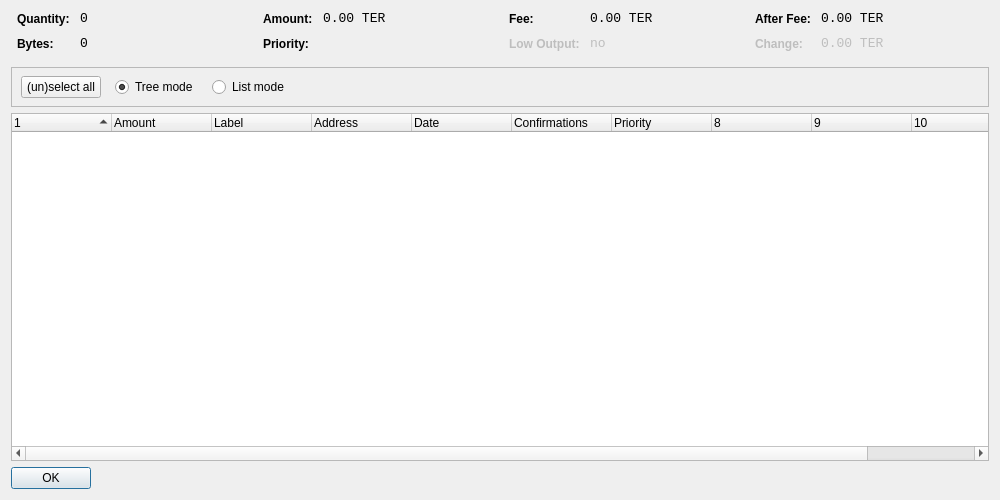
<?xml version="1.0" encoding="UTF-8"?>
<ui version="4.0">
 <class>CoinControlDialog</class>
 <widget class="QDialog" name="CoinControlDialog">
  <property name="geometry">
   <rect>
    <x>0</x>
    <y>0</y>
    <width>1000</width>
    <height>500</height>
   </rect>
  </property>
  <property name="windowTitle">
   <string>Coin Control</string>
  </property>
  <property name="styleSheet">
   <string notr="true">background-image: url(:/images/gr);</string>
  </property>
  <layout class="QVBoxLayout" name="verticalLayout">
   <item>
    <layout class="QHBoxLayout" name="horizontalLayoutTop" stretch="0,0,0,0">
     <property name="topMargin">
      <number>0</number>
     </property>
     <property name="bottomMargin">
      <number>10</number>
     </property>
     <item>
      <layout class="QFormLayout" name="formLayoutCoinControl1">
       <property name="horizontalSpacing">
        <number>10</number>
       </property>
       <property name="verticalSpacing">
        <number>10</number>
       </property>
       <property name="leftMargin">
        <number>6</number>
       </property>
       <property name="rightMargin">
        <number>6</number>
       </property>
       <item row="0" column="0">
        <widget class="QLabel" name="labelCoinControlQuantityText">
         <property name="styleSheet">
          <string notr="true">font-weight:bold;</string>
         </property>
         <property name="text">
          <string>Quantity:</string>
         </property>
        </widget>
       </item>
       <item row="0" column="1">
        <widget class="QLabel" name="labelCoinControlQuantity">
         <property name="font">
          <font>
           <family>Monospace</family>
           <pointsize>10</pointsize>
          </font>
         </property>
         <property name="cursor">
          <cursorShape>IBeamCursor</cursorShape>
         </property>
         <property name="contextMenuPolicy">
          <enum>Qt::ActionsContextMenu</enum>
         </property>
         <property name="text">
          <string notr="true">0</string>
         </property>
         <property name="textInteractionFlags">
          <set>Qt::LinksAccessibleByMouse|Qt::TextSelectableByKeyboard|Qt::TextSelectableByMouse</set>
         </property>
        </widget>
       </item>
       <item row="1" column="0">
        <widget class="QLabel" name="labelCoinControlBytesText">
         <property name="styleSheet">
          <string notr="true">font-weight:bold;</string>
         </property>
         <property name="text">
          <string>Bytes:</string>
         </property>
        </widget>
       </item>
       <item row="1" column="1">
        <widget class="QLabel" name="labelCoinControlBytes">
         <property name="font">
          <font>
           <family>Monospace</family>
           <pointsize>10</pointsize>
          </font>
         </property>
         <property name="cursor">
          <cursorShape>IBeamCursor</cursorShape>
         </property>
         <property name="contextMenuPolicy">
          <enum>Qt::ActionsContextMenu</enum>
         </property>
         <property name="text">
          <string notr="true">0</string>
         </property>
         <property name="textInteractionFlags">
          <set>Qt::LinksAccessibleByMouse|Qt::TextSelectableByKeyboard|Qt::TextSelectableByMouse</set>
         </property>
        </widget>
       </item>
      </layout>
     </item>
     <item>
      <layout class="QFormLayout" name="formLayoutCoinControl2">
       <property name="horizontalSpacing">
        <number>10</number>
       </property>
       <property name="verticalSpacing">
        <number>10</number>
       </property>
       <property name="leftMargin">
        <number>6</number>
       </property>
       <property name="rightMargin">
        <number>6</number>
       </property>
       <item row="0" column="0">
        <widget class="QLabel" name="labelCoinControlAmountText">
         <property name="styleSheet">
          <string notr="true">font-weight:bold;</string>
         </property>
         <property name="text">
          <string>Amount:</string>
         </property>
        </widget>
       </item>
       <item row="0" column="1">
        <widget class="QLabel" name="labelCoinControlAmount">
         <property name="font">
          <font>
           <family>Monospace</family>
           <pointsize>10</pointsize>
          </font>
         </property>
         <property name="cursor">
          <cursorShape>IBeamCursor</cursorShape>
         </property>
         <property name="contextMenuPolicy">
          <enum>Qt::ActionsContextMenu</enum>
         </property>
         <property name="text">
          <string notr="true">0.00 TER</string>
         </property>
         <property name="textInteractionFlags">
          <set>Qt::LinksAccessibleByMouse|Qt::TextSelectableByKeyboard|Qt::TextSelectableByMouse</set>
         </property>
        </widget>
       </item>
       <item row="1" column="0">
        <widget class="QLabel" name="labelCoinControlPriorityText">
         <property name="styleSheet">
          <string notr="true">font-weight:bold;</string>
         </property>
         <property name="text">
          <string>Priority:</string>
         </property>
        </widget>
       </item>
       <item row="1" column="1">
        <widget class="QLabel" name="labelCoinControlPriority">
         <property name="font">
          <font>
           <family>Monospace</family>
           <pointsize>10</pointsize>
          </font>
         </property>
         <property name="cursor">
          <cursorShape>IBeamCursor</cursorShape>
         </property>
         <property name="contextMenuPolicy">
          <enum>Qt::ActionsContextMenu</enum>
         </property>
         <property name="text">
          <string/>
         </property>
         <property name="textInteractionFlags">
          <set>Qt::LinksAccessibleByMouse|Qt::TextSelectableByKeyboard|Qt::TextSelectableByMouse</set>
         </property>
        </widget>
       </item>
      </layout>
     </item>
     <item>
      <layout class="QFormLayout" name="formLayoutCoinControl3">
       <property name="horizontalSpacing">
        <number>10</number>
       </property>
       <property name="verticalSpacing">
        <number>10</number>
       </property>
       <property name="leftMargin">
        <number>6</number>
       </property>
       <property name="rightMargin">
        <number>6</number>
       </property>
       <item row="0" column="0">
        <widget class="QLabel" name="labelCoinControlFeeText">
         <property name="styleSheet">
          <string notr="true">font-weight:bold;</string>
         </property>
         <property name="text">
          <string>Fee:</string>
         </property>
        </widget>
       </item>
       <item row="0" column="1">
        <widget class="QLabel" name="labelCoinControlFee">
         <property name="font">
          <font>
           <family>Monospace</family>
           <pointsize>10</pointsize>
          </font>
         </property>
         <property name="cursor">
          <cursorShape>IBeamCursor</cursorShape>
         </property>
         <property name="contextMenuPolicy">
          <enum>Qt::ActionsContextMenu</enum>
         </property>
         <property name="text">
          <string notr="true">0.00 TER</string>
         </property>
         <property name="textInteractionFlags">
          <set>Qt::LinksAccessibleByMouse|Qt::TextSelectableByKeyboard|Qt::TextSelectableByMouse</set>
         </property>
        </widget>
       </item>
       <item row="1" column="0">
        <widget class="QLabel" name="labelCoinControlLowOutputText">
         <property name="enabled">
          <bool>false</bool>
         </property>
         <property name="styleSheet">
          <string notr="true">font-weight:bold;</string>
         </property>
         <property name="text">
          <string>Low Output:</string>
         </property>
        </widget>
       </item>
       <item row="1" column="1">
        <widget class="QLabel" name="labelCoinControlLowOutput">
         <property name="enabled">
          <bool>false</bool>
         </property>
         <property name="font">
          <font>
           <family>Monospace</family>
           <pointsize>10</pointsize>
          </font>
         </property>
         <property name="cursor">
          <cursorShape>IBeamCursor</cursorShape>
         </property>
         <property name="contextMenuPolicy">
          <enum>Qt::ActionsContextMenu</enum>
         </property>
         <property name="text">
          <string notr="true">no</string>
         </property>
         <property name="textInteractionFlags">
          <set>Qt::LinksAccessibleByMouse|Qt::TextSelectableByKeyboard|Qt::TextSelectableByMouse</set>
         </property>
        </widget>
       </item>
      </layout>
     </item>
     <item>
      <layout class="QFormLayout" name="formLayoutCoinControl4">
       <property name="horizontalSpacing">
        <number>10</number>
       </property>
       <property name="verticalSpacing">
        <number>10</number>
       </property>
       <property name="leftMargin">
        <number>6</number>
       </property>
       <property name="rightMargin">
        <number>6</number>
       </property>
       <item row="0" column="0">
        <widget class="QLabel" name="labelCoinControlAfterFeeText">
         <property name="styleSheet">
          <string notr="true">font-weight:bold;</string>
         </property>
         <property name="text">
          <string>After Fee:</string>
         </property>
        </widget>
       </item>
       <item row="0" column="1">
        <widget class="QLabel" name="labelCoinControlAfterFee">
         <property name="font">
          <font>
           <family>Monospace</family>
           <pointsize>10</pointsize>
          </font>
         </property>
         <property name="cursor">
          <cursorShape>IBeamCursor</cursorShape>
         </property>
         <property name="contextMenuPolicy">
          <enum>Qt::ActionsContextMenu</enum>
         </property>
         <property name="text">
          <string notr="true">0.00 TER</string>
         </property>
         <property name="textInteractionFlags">
          <set>Qt::LinksAccessibleByMouse|Qt::TextSelectableByKeyboard|Qt::TextSelectableByMouse</set>
         </property>
        </widget>
       </item>
       <item row="1" column="0">
        <widget class="QLabel" name="labelCoinControlChangeText">
         <property name="enabled">
          <bool>false</bool>
         </property>
         <property name="styleSheet">
          <string notr="true">font-weight:bold;</string>
         </property>
         <property name="text">
          <string>Change:</string>
         </property>
        </widget>
       </item>
       <item row="1" column="1">
        <widget class="QLabel" name="labelCoinControlChange">
         <property name="enabled">
          <bool>false</bool>
         </property>
         <property name="font">
          <font>
           <family>Monospace</family>
           <pointsize>10</pointsize>
          </font>
         </property>
         <property name="cursor">
          <cursorShape>IBeamCursor</cursorShape>
         </property>
         <property name="contextMenuPolicy">
          <enum>Qt::ActionsContextMenu</enum>
         </property>
         <property name="text">
          <string notr="true">0.00 TER</string>
         </property>
         <property name="textInteractionFlags">
          <set>Qt::LinksAccessibleByMouse|Qt::TextSelectableByKeyboard|Qt::TextSelectableByMouse</set>
         </property>
        </widget>
       </item>
      </layout>
     </item>
    </layout>
   </item>
   <item>
    <widget class="QFrame" name="frame">
     <property name="minimumSize">
      <size>
       <width>0</width>
       <height>40</height>
      </size>
     </property>
     <property name="frameShape">
      <enum>QFrame::StyledPanel</enum>
     </property>
     <property name="frameShadow">
      <enum>QFrame::Sunken</enum>
     </property>
     <widget class="QWidget" name="horizontalLayoutWidget">
      <property name="geometry">
       <rect>
        <x>10</x>
        <y>0</y>
        <width>781</width>
        <height>41</height>
       </rect>
      </property>
      <layout class="QHBoxLayout" name="horizontalLayoutPanel" stretch="0,0,0,0">
       <property name="spacing">
        <number>14</number>
       </property>
       <item>
        <widget class="QPushButton" name="pushButtonSelectAll">
         <property name="sizePolicy">
          <sizepolicy hsizetype="Maximum" vsizetype="Fixed">
           <horstretch>0</horstretch>
           <verstretch>0</verstretch>
          </sizepolicy>
         </property>
         <property name="text">
          <string>(un)select all</string>
         </property>
        </widget>
       </item>
       <item>
        <widget class="QRadioButton" name="radioTreeMode">
         <property name="sizePolicy">
          <sizepolicy hsizetype="Maximum" vsizetype="Fixed">
           <horstretch>0</horstretch>
           <verstretch>0</verstretch>
          </sizepolicy>
         </property>
         <property name="text">
          <string>Tree mode</string>
         </property>
         <property name="checked">
          <bool>true</bool>
         </property>
        </widget>
       </item>
       <item>
        <widget class="QRadioButton" name="radioListMode">
         <property name="sizePolicy">
          <sizepolicy hsizetype="Maximum" vsizetype="Fixed">
           <horstretch>0</horstretch>
           <verstretch>0</verstretch>
          </sizepolicy>
         </property>
         <property name="text">
          <string>List mode</string>
         </property>
        </widget>
       </item>
       <item>
        <spacer name="horizontalSpacer">
         <property name="orientation">
          <enum>Qt::Horizontal</enum>
         </property>
         <property name="sizeHint" stdset="0">
          <size>
           <width>40</width>
           <height>20</height>
          </size>
         </property>
        </spacer>
       </item>
      </layout>
     </widget>
    </widget>
   </item>
   <item>
    <widget class="CoinControlTreeWidget" name="treeWidget">
     <property name="contextMenuPolicy">
      <enum>Qt::CustomContextMenu</enum>
     </property>
     <property name="sortingEnabled">
      <bool>false</bool>
     </property>
     <property name="columnCount">
      <number>11</number>
     </property>
     <attribute name="headerShowSortIndicator" stdset="0">
      <bool>true</bool>
     </attribute>
     <attribute name="headerStretchLastSection">
      <bool>false</bool>
     </attribute>
     <column>
      <property name="text">
       <string/>
      </property>
     </column>
     <column>
      <property name="text">
       <string>Amount</string>
      </property>
     </column>
     <column>
      <property name="text">
       <string>Label</string>
      </property>
     </column>
     <column>
      <property name="text">
       <string>Address</string>
      </property>
     </column>
     <column>
      <property name="text">
       <string>Date</string>
      </property>
     </column>
     <column>
      <property name="text">
       <string>Confirmations</string>
      </property>
      <property name="toolTip">
       <string>Confirmed</string>
      </property>
     </column>
     <column>
      <property name="text">
       <string>Priority</string>
      </property>
     </column>
     <column>
      <property name="text">
       <string/>
      </property>
     </column>
     <column>
      <property name="text">
       <string/>
      </property>
     </column>
     <column>
      <property name="text">
       <string/>
      </property>
     </column>
     <column>
      <property name="text">
       <string/>
      </property>
     </column>
    </widget>
   </item>
   <item>
    <widget class="QDialogButtonBox" name="buttonBox">
     <property name="sizePolicy">
      <sizepolicy hsizetype="Maximum" vsizetype="Fixed">
       <horstretch>0</horstretch>
       <verstretch>0</verstretch>
      </sizepolicy>
     </property>
     <property name="orientation">
      <enum>Qt::Horizontal</enum>
     </property>
     <property name="standardButtons">
      <set>QDialogButtonBox::Ok</set>
     </property>
    </widget>
   </item>
  </layout>
 </widget>
 <customwidgets>
  <customwidget>
   <class>CoinControlTreeWidget</class>
   <extends>QTreeWidget</extends>
   <header>coincontroltreewidget.h</header>
  </customwidget>
 </customwidgets>
 <resources/>
 <connections/>
</ui>
